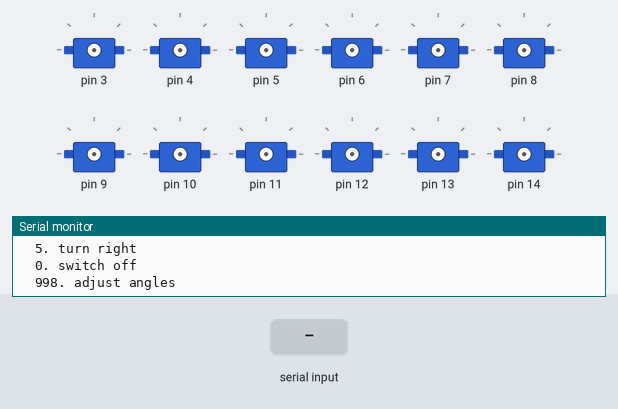
A sketch run on a simulated Arduino Uno, built with avr-gcc and run on an emulated ATmega328P. On the bench: 12 × servo, the last lines printed to the serial monitor. Inputs (shaded band) come from the test bench.

Above: at 2.2 s.
2.3 s: "1\n" received over Serial
At 2.9 s:
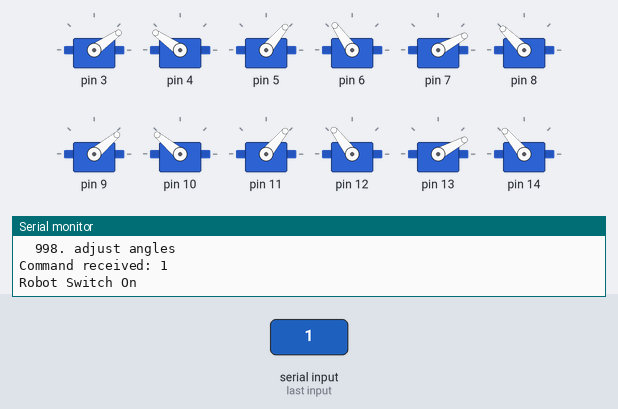
3.8 s: "3\n" received over Serial
At 6.4 s:
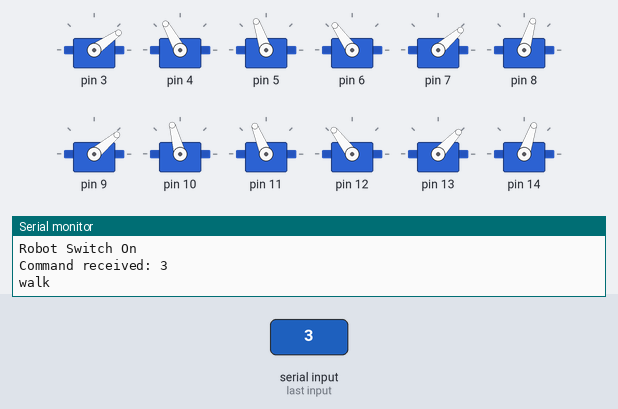
9.8 s: "90,45\n" received over Serial
At 12.6 s:
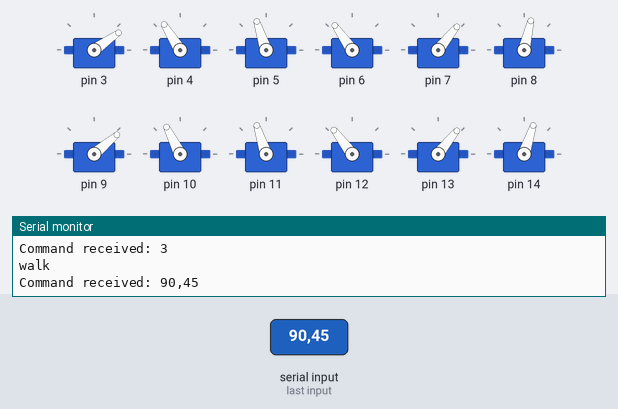
12.8 s: "4\n" received over Serial
At 15.9 s:
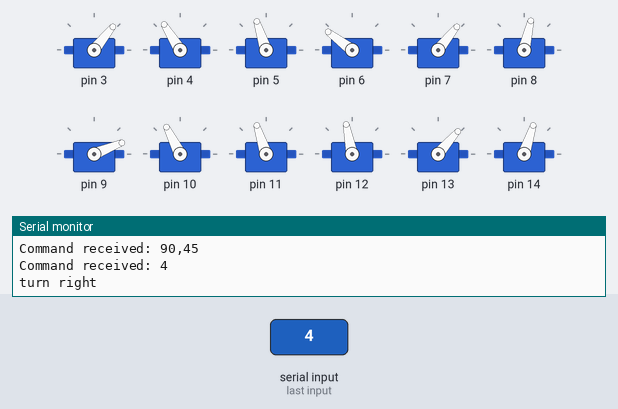
Timing chart, 0 to 17.4 s (numbered marks = the images above; inputs shaded):
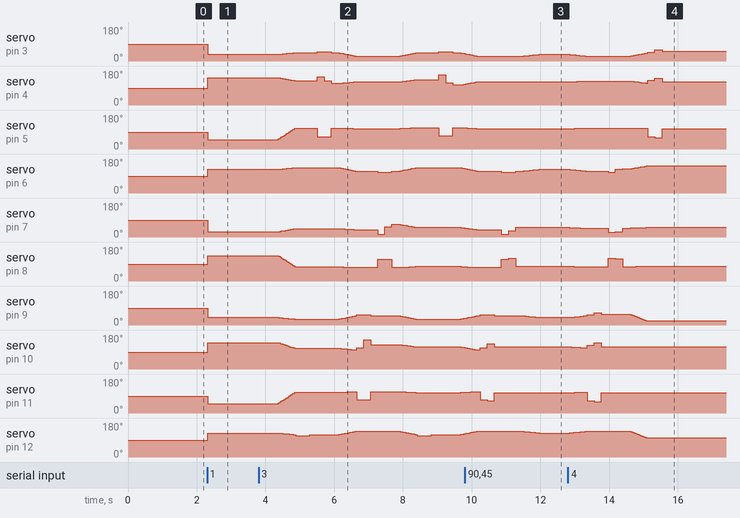

Measured:
- after the input at 2.3 s, servo on pin 3: 90° → 35° at once; servo on pin 4: 90° → 145° at once; servo on pin 5, servo on pin 11: 90° → 50° at once; servo on pin 6: 90° → 125° at once; servo on pin 7, servo on pin 13: 90° → 28° at once
- after the input at 9.8 s, servo on pin 4: goes on until 10.1 s, then stays 122°; servo on pin 5: goes on until 10.1 s, then stays 108°; servo on pin 13: goes on until 10.2 s, then stays 51°; servo on pin 14: goes on until 10.2 s, then stays 72°
- after the input at 12.8 s, servo on pin 4: 122° → 123° after 0.06 s, → 124° 0.11 s later, → 125° 0.10 s later, → 126° 0.10 s later, … (20 changes in this stretch); servo on pin 5: 108° → 109° after 0.19 s, → 66° 2.1 s later, → 60° 0.21 s later, → 108° 0.21 s later

The sketch:

StableGait.ino
```cpp
#include "QuadrupedRobot.h"

QuadrupedRobot Robot;

void setup() {
  Serial.begin(9600);
  Serial.setTimeout(10);
  while (!Serial);
  // wait for ready
  while (Serial.available() && Serial.read()); // empty buffer
  delay(1000);

  Serial.print(
    "Please select from menu: \n"
    "  1. switch on\n"
    "  2. stand\n"
    "  3. walk\n"
    "  4. turn left\n"
    "  5. turn right\n"
    "  0. switch off\n"
    "  998. adjust angles\n"
  );
}

void loop() {
  Robot.interrupt();
  Robot.parse_code_run();
}
```

QuadrupedRobot.cpp
```cpp
#include <Arduino.h>
#include <math.h>
#include "QuadrupedRobot.h"

/**
 * Switch on the robot
 */
void QuadrupedRobot::switch_on()
{
  Serial.println("Robot Switch On");
  setup_servos();
  bot_rest();
  delay(2000);
  shut_servos();
  clear_cmd();
}

/**
 * Switch off the robot
 */
void QuadrupedRobot::switch_off()
{
  Serial.println("Robot Switch Off");
  shut_servos();
  clear_cmd();
}

void QuadrupedRobot::clear_cmd()
{
  command_code = -1;
}

void QuadrupedRobot::setup_servos()
{
  for (size_t i = 0; i < DOF; i++)
  {
    if (servos_ptr[i] == nullptr)
      servos_ptr[i] = new Servo();
    servos_ptr[i]->attach(servo_pins[i], SERVOMIN, SERVOMAX);
  }
}

void QuadrupedRobot::shut_servos()
{
  for (size_t i = 0; i < DOF; i++)
  {
    if (servos_ptr[i] != nullptr)
    {
      servos_ptr[i]->detach();
    }
  }
}

/**
 * Check Interrupts
 * New Command from Serial Port
 */
bool QuadrupedRobot::interrupt()
{
  String serial_in_str {""};
  while(Serial.available() > 0) {
    char inChar = Serial.read();
    serial_in_str += (char)inChar;
    // wait for input buffer read
    delay(10);
  }
  if(serial_in_str != "")
  {
    Serial.print("Command received: ");
    Serial.println(serial_in_str);
    command_code = serial_in_str.toInt();
    return true;
  }
  return false;
}

void QuadrupedRobot::parse_code_run()
{
  switch(command_code) {
    case 1:
      switch_on();
      break;
    case 2:
      bot_stand();
      break;
    case 3:
      bot_walk();
      break;
    case 4:
      bot_turn_left();
      break;
    case 5:
      bot_turn_right();
      break;
    case 0:
      switch_off();
      break;
    case 998:
      adjust();
      break;
    default:
      ;// doing nothing
  }
}

/**
 * Synchronous Servo Move
 * Every servo should move to the desired position at the end of the timestep
 */
void QuadrupedRobot::servo_move(float *angs_ptr)
{
  unsigned long starttime = millis();
  unsigned long timenow = starttime;
  unsigned long servo_time[DOF] {}; // Timestamp of servo
  float joint_angs_now[DOF] {};
  float joint_degs_speed[DOF] {};
  for (size_t i = 0; i < DOF; i++)
  {
    joint_degs_speed[i] = (angs_ptr[i] - joint_angs_pre[i]) / timestep;
    joint_angs_now[i] = joint_angs_pre[i]; // Reset Joint angles
    servo_time[i] = starttime; // Reset Servo Time
  }
  while((timenow - starttime) < timestep) {
    for (size_t i = 0; i < DOF; i++)
    {
      timenow = millis();
      joint_angs_now[i] += joint_degs_speed[i] * (timenow - servo_time[i]);
      servo_time[i] = timenow; // update servo time
    }
    servo_write_angs(joint_angs_now, false);
    timenow = millis();
  }
  // last run to assure that all servo has been desired position
  for (size_t i = 0; i < DOF; i++)
  {
    servo_write_angs(angs_ptr, false);
  }
}

/**
 * Servo Write Current Angles
 * Current Angles is in Callibrated Coordinate,
 * which should be transfered to real angle degrees before using.
 */
void QuadrupedRobot::servo_write_angs(float *angs_ptr, bool is_in_degrees)
{
  float real_ang{};
  float pulsewidth{};
  float ang_in_degree{};
  for (size_t i = 0; i < DOF; i++)
  {
    if (is_in_degrees){
      ang_in_degree = angs_ptr[i];
    } else {
      ang_in_degree = angs_ptr[i] * 180 / M_PI;
    }
    real_ang = init_servo_deg[i] + servo_dir[i] * ang_in_degree;
    pulsewidth = 500 + real_ang / 90.0 * 1000;
    if (!servos_ptr[i]->attached())
    {
      servos_ptr[i]->attach(servo_pins[i], SERVOMIN, SERVOMAX);
    }
    servos_ptr[i]->writeMicroseconds(pulsewidth);
    // update current angles buffer
    if (is_in_degrees) {
      joint_angs_pre[i] = angs_ptr[i] * M_PI / 180;
    } else {
      joint_angs_pre[i] = angs_ptr[i];
    }
  }
}

/**
 * Moving body by moving the feet in opposite direction
 * Body Frame xyz
 */
void QuadrupedRobot::body_xyz(float x, float y, float z)
{
  for (size_t i = 0; i < 4; i++)
  {
    foot_pos[3 * i] = -x;
    foot_pos[3 * i + 1] = -y;
    foot_pos[3 * i + 2] = -z;
  }
  inverse_kinematics();
  servo_move(joint_angs_new);
}

/**
 * Moving Body from current position
 */
void QuadrupedRobot::body_move_xyz(float dx, float dy, float dz)
{
  for (size_t i = 0; i < 4; i++)
  {
    foot_pos[3 * i] -= dx;
    foot_pos[3 * i + 1] -= dy;
    foot_pos[3 * i + 2] -= dz;
  }
  inverse_kinematics();
  servo_move(joint_angs_new);
}

/**
 * Turn body
 */
void QuadrupedRobot::body_turn_left()
{
  // FL pose
  foot_pos[0] = - step_turn[0];
  foot_pos[2] = - step_turn[2];
  // RL pose
  foot_pos[9] = - step_turn[9];
  foot_pos[11] = - step_turn[11];
  // FR pose
  foot_pos[3] = 0;
  foot_pos[5] = 0;
  // RR pose
  foot_pos[6] = 0;
  foot_pos[8] = 0;
  body_move_xyz(0, 0, 2 * toe_out0);
}

/**
 * Move ith foot with one step, in the same hight work plane
 */
void QuadrupedRobot::foot_step(int i, float x, float z)
{
  foot_move_xyz(i, 0, 50, 0); // leg lifting
  foot_move_xyz(i, x, 0, z); // motion forward
  foot_move_xyz(i, 0, -50, 0); // leg placement
}

/**
 * Move ith foot with a turn angle
 */
void QuadrupedRobot::foot_step_ang(int i)
{
  foot_move_xyz(i, 0, 50, 0); // leg lifting
  foot_move_xyz(i, step_turn[3 * i], 0, step_turn[3 * i + 2]);
  foot_move_xyz(i, 0, -50, 0); // leg placement
}

/**
 * Moving foot from current position
 */
void QuadrupedRobot::foot_move_xyz(int i, float dx, float dy, float dz)
{
  foot_pos[3 * i] += dx;
  foot_pos[3 * i + 1] += dy;
  foot_pos[3 * i + 2] += dz;
  inverse_kinematics();
  servo_write_angs(joint_angs_new, false);
  delay(200);
}

/**
 * Calculate step_turn
 * foot sequence: FL FR RR RL
 * index: ith (foot) * <0(x) | 1(y) | 2(z)>
 */
void QuadrupedRobot::turn_pose(float ang)
{
  step_turn[0] = body_radius * cos(body_phi0 + ang * M_PI / 180) - feet_dist_x / 2;
  step_turn[2] = feet_dist_z / 2 - body_radius * sin(body_phi0 + ang * M_PI / 180);
  step_turn[3] = body_radius * cos(body_phi0 - ang * M_PI / 180) - feet_dist_x / 2;
  step_turn[5] = body_radius * sin(body_phi0 - ang * M_PI / 180) - feet_dist_z / 2;
  step_turn[6] = feet_dist_x / 2 - body_radius * cos(body_phi0 + ang * M_PI / 180);
  step_turn[8] = body_radius * sin(body_phi0 + ang * M_PI / 180) - feet_dist_z / 2;
  step_turn[9] = feet_dist_x / 2 - body_radius * cos(body_phi0 - ang * M_PI / 180);
  step_turn[11] = feet_dist_z / 2 - body_radius * sin(body_phi0 - ang * M_PI / 180);

//  Serial.println(step_turn[0]);
//  Serial.println(step_turn[2]);
//  Serial.println(step_turn[3]);
//  Serial.println(step_turn[5]);
//  Serial.println(step_turn[6]);
//  Serial.println(step_turn[8]);
//  Serial.println(step_turn[9]);
//  Serial.println(step_turn[11]);
}


/**
 * Calculate the joint angles by foot positions
 * new angles will be write in joint_angs_new
 */
void QuadrupedRobot::inverse_kinematics()
{
  // FL 0, 1, 2
  joint_angs_new[0] = gamma_left(foot_pos[1], foot_pos[2]); // HipX
  vlegs_len[0] = vleg_left(foot_pos[0], foot_pos[1], joint_angs_new[0]);
  joint_angs_new[2] = beta_front(vlegs_len[0]);
  joint_angs_new[1] = alfa_front(foot_pos[0], joint_angs_new[2], vlegs_len[0]);

  // FR 3, 4, 5
  joint_angs_new[3] = gamma_right(foot_pos[4], foot_pos[5]);
  vlegs_len[1] = vleg_right(foot_pos[3], foot_pos[4], joint_angs_new[3]);
  joint_angs_new[5] = beta_front(vlegs_len[1]);
  joint_angs_new[4] = alfa_front(foot_pos[3], joint_angs_new[5], vlegs_len[1]);

  // RR 6, 7, 8
  joint_angs_new[6] = gamma_right(foot_pos[7], foot_pos[8]);
  vlegs_len[2] = vleg_right(foot_pos[6], foot_pos[7], joint_angs_new[6]);
  joint_angs_new[8] = beta_rear(vlegs_len[2]);
  joint_angs_new[7] = alfa_rear(foot_pos[6], joint_angs_new[8], vlegs_len[2]);

  // RL 9, 10, 11
  joint_angs_new[9] = gamma_left(foot_pos[10], foot_pos[11]);
  vlegs_len[3] = vleg_left(foot_pos[9], foot_pos[10], joint_angs_new[9]);
  joint_angs_new[11] = beta_rear(vlegs_len[3]);
  joint_angs_new[10] = alfa_rear(foot_pos[9], joint_angs_new[11], vlegs_len[3]);

  //  Serial.println("------- Test Angle list: ----------");
  //  Serial.println(joint_angs_new[0] * 180 / M_PI);
  //  Serial.println(joint_angs_new[1] * 180 / M_PI);
  //  Serial.println(joint_angs_new[2] * 180 / M_PI);
  //  Serial.println(joint_angs_new[3] * 180 / M_PI);
  //  Serial.println(joint_angs_new[4] * 180 / M_PI);
  //  Serial.println(joint_angs_new[5] * 180 / M_PI);
  //  Serial.println(joint_angs_new[6] * 180 / M_PI);
  //  Serial.println(joint_angs_new[7] * 180 / M_PI);
  //  Serial.println(joint_angs_new[8] * 180 / M_PI);
  //  Serial.println(joint_angs_new[9] * 180 / M_PI);
  //  Serial.println(joint_angs_new[10] * 180 / M_PI);
  //  Serial.println(joint_angs_new[11] * 180 / M_PI);
}

// Gamma: Hip Z angle
float QuadrupedRobot::gamma_left(float dy, float dz)
{
  float res = atan((toe_out0 - dz) / (height0 - dy)) - gamma0;
  return res;
}

float QuadrupedRobot::gamma_right(float dy, float dz)
{
  float res = gamma0 - atan((toe_out0 + dz) / (height0 - dy));
  return res;
}
// virtual leg length
float QuadrupedRobot::vleg_left(float dx, float dy, float gamma)
{
  float res = sqrt(pow(vleg_len0 - (dy / cos(gamma0 + gamma)), 2) + pow(dx, 2));
  if (res > thigh + calf)
    res = thigh + calf;
  return res;
}

float QuadrupedRobot::vleg_right(float dx, float dy, float gamma)
{
  float res = sqrt(pow(vleg_len0 - (dy / cos(gamma0 - gamma)), 2) + pow(dx, 2));
  if (res > thigh + calf)
    res = thigh + calf;
  return res;
}

float QuadrupedRobot::beta_front(float vleg_len)
{
  float res = M_PI - acos(
      (thigh * thigh + calf * calf - vleg_len * vleg_len) /
      (2 * thigh * calf));
  return res;
}

float QuadrupedRobot::beta_rear(float vleg_len)
{
  float res = acos(
      (thigh * thigh + calf * calf - vleg_len * vleg_len) /
      (2 * thigh * calf)) - M_PI;
  return res;
}

float QuadrupedRobot::alfa_front(float dx, float beta, float vleg_len)
{
  float res = asin(dx / vleg_len);
  res -= acos(
    (thigh * thigh + vleg_len * vleg_len - calf * calf) /
    (2 * thigh * vleg_len)
  );
  return res;
}

float QuadrupedRobot::alfa_rear(float dx, float beta, float vleg_len)
{
  float res = asin(dx / vleg_len);
  res += acos(
    (thigh * thigh + vleg_len * vleg_len - calf * calf) /
    (2 * thigh * vleg_len)
  );
  return res;
}

/**
 * Only used for adjusting legs
 */
void QuadrupedRobot::adjust()
{
  servo_write_angs(adjust_angs, true);
  clear_cmd();
}

/**
 * Stand up
 * Non-periodic
 */
void QuadrupedRobot::bot_stand()
{
  // servo_write_angs(stand_angs, true);
  body_xyz(0, 0, 0);
  clear_cmd();
}

/**
 * Sleep mode
 * Non-periodic
 */
void QuadrupedRobot::bot_rest()
{
  servo_write_angs(rest_angs, true);
  clear_cmd();
}

/**
 * walk
 * Periodic, running til new interrupt
 */
void QuadrupedRobot::bot_walk()
{
  Serial.println("walk");
  body_move_xyz(steplen / 4, 0, toe_out0);
  foot_step(3, steplen / 2, 0); // move FL
  foot_step(0, steplen / 2, 0); // move FL
  body_move_xyz(steplen / 4, 0, -2 * toe_out0);
  while (command_code == 3)
  {
    foot_step(2, steplen, 0); // move RR
    foot_step(1, steplen, 0); // move FR
    body_move_xyz(steplen / 2, 0, 2 * toe_out0 );
    foot_step(3, steplen, 0); // move RL
    foot_step(0, steplen, 0); // move FL
    body_move_xyz(steplen / 2, 0, -2 * toe_out0);
    interrupt();
  }
  foot_step(2, steplen / 2, 0);
  foot_step(1, steplen / 2, 0);
  body_xyz(0, 0, 0);
  delay(500);
}

void QuadrupedRobot::bot_turn_left()
{
  Serial.println("turn right");
  turn_pose(turn_phi);
  body_xyz(toe_out0 / 2, 0, -toe_out0); // Lean left
  foot_step_ang(2); // move RR
  foot_step_ang(1); // move FR
  body_turn_left(); // move body
  foot_step_ang(0); // move FL
//  foot_step_ang(3); // move RL

  pause();
}

void QuadrupedRobot::bot_turn_right()
{
  Serial.println("turn left");
  while (command_code == 5)
  {
    ;
  }

}

void QuadrupedRobot::pause()
{
  while(!interrupt())
  {
    delay(1000);
  }
}

QuadrupedRobot::~QuadrupedRobot()
{
  for (size_t i = 0; i < DOF; i++)
  {
    delete servos_ptr[i];
  }
}
```

QuadrupedRobot.h
```cpp
#ifndef QUADRUPED_ROBOT_H
#define QUADRUPED_ROBOT_H

#include <Arduino.h>
#include <Servo.h>
#include <math.h>

#define PT(s) Serial.print(s)
#define PTL(s) Serial.println(s)
#define PTF(s) Serial.print(F(s)) //trade flash memory for dynamic memory with F() function
#define PTLF(s) Serial.println(F(s))

//servo constants
#define SERVOMIN 500
#define SERVOMAX 2500

#define DOF 12

class QuadrupedRobot
{
private:
  // For any non-periodic command, set it to -1 in the end of the action
  int command_code{-1};
  Servo *servos_ptr[DOF]{
      nullptr, nullptr, nullptr,
      nullptr, nullptr, nullptr,
      nullptr, nullptr, nullptr,
      nullptr, nullptr, nullptr};
  // HipZ, HipX, Knee
  byte servo_pins[DOF]{
      3, 4, 5,
      6, 7, 8,
      9, 10, 11,
      12, 13, 14};
  // Time taken by each sequence, used in servo_move()
  unsigned long timestep = 500;
  int steplen = 80;

  /**
   * Servo rotation configs
   * Real servo coord to calibrated coord: X-roll, Y-yaw, Z-pitch
   */
  const float init_servo_deg[12]{35, 90, 180, 125, 83, 5, 40, 85, 180, 127, 83, 0};
  const int8_t servo_dir[12]{1, -1, -1, 1, 1, 1, -1, 1, 1, -1, -1, -1};
  const float toe_out0{30}; // outward distance of toe during stand, in mm
  const float dist_ag{30};  // distance between alfa and gamma axis, in mm
  const float thigh{107};
  const float calf{90};
  /**
   * Body configs
   */
  const float feet_dist_z{70}; // distance between feet in z axis, in mm
  const float feet_dist_x{220}; // distance between feet in x axis, in mm
  // distance from center to the foot
  const float body_radius{sqrt(pow(feet_dist_z / 2, 2) + pow(feet_dist_x / 2, 2))};
  const float body_phi0{atan(feet_dist_z / feet_dist_x)};
  /**
   * vleg_len: virtual leg length (composite with 2 limbs)
   * alfa, gamma, beta is conresponding to angles on HipZ, Knee, HipX axises
   */
  const float vleg_len0{160};
  const float height0{sqrt(pow(vleg_len0 + dist_ag, 2) - pow(toe_out0, 2))};
  const float alfa0{acos((thigh * thigh + vleg_len0 * vleg_len0 - calf * calf) / (2 * thigh * vleg_len0))};
  const float beta0{M_PI - acos((thigh * thigh + calf * calf - vleg_len0 * vleg_len0) / (2 * thigh * calf))};
  const float gamma0{asin(toe_out0 / (vleg_len0 + dist_ag))};
  /**
   * State Variables
   * angles in radiums
   * Foot position, order: FLxyz, FRxyz, RLxyz, RRxyz
   */
  float joint_angs_pre[12]{}; //Previous joint angles
  float joint_angs_new[12]{};
  float vlegs_len[4]{};
  float foot_pos[12] {};
  float step_turn[12] {}; // foot step in case of turn
  /**
   * Configed States
   * Angles in callibrated coordinate
   */
  const float stand_angs[12]{0, -30, 60, 0, -30, 60, 0, 30, -60, 0, 30, -60};
  const float rest_angs[12]{0, -55, 130, 0, -55, 130, 0, 55, -130, 0, 55, -130};
  const float adjust_angs[12]{};
  const float turn_phi{20};
  //
  // X points to forward, Z points to upward


  void setup_servos();
  void shut_servos();
  void servo_move(float *angs_ptr);
  void servo_write_angs(float *angs_ptr, bool is_in_degrees);
  void clear_cmd();

  void body_xyz(float x, float y, float z);
  void body_move_xyz(float dx, float dy, float dz);
  void body_turn_left();
  void body_turn_right();
  void foot_step(int i, float x, float z);
  void foot_step_ang(int i);
  void foot_move_xyz(int i, float dx, float dy, float dz);
  void turn_pose(float ang);

  void inverse_kinematics();
  float gamma_left(float dy, float dz);
  float gamma_right(float dy, float dz);
  float vleg_left(float dx, float dy, float gamma);
  float vleg_right(float dx, float dy, float gamma);
  float beta_front(float vleg_len);
  float beta_rear(float vleg_len);
  float alfa_front(float dx, float beta, float vleg_len);
  float alfa_rear(float dx, float beta, float vleg_len);

  void pause();

public:
  ~QuadrupedRobot();
  bool interrupt();
  void parse_code_run();

  void switch_on();
  void switch_off();

  void adjust();
  void bot_rest();
  void bot_stand();
  void bot_walk();
  void bot_turn_right();
  void bot_turn_left();
};

#endif
```
